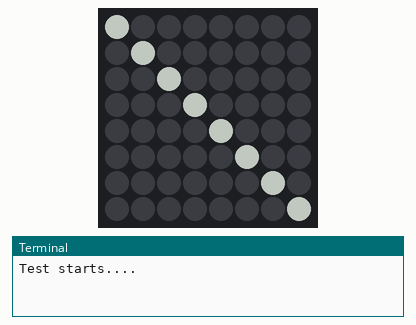
A program run on a simulated Raspberry Pi (BCM pin numbers) with a Sense HAT. Shown: the Sense HAT's 8×8 RGB LED matrix, the last lines printed to the terminal. Dim RGB values are drawn brighter than linear. At 15.6 s the program stops and its outputs stay as they are.

Above: at 0.1 s.
At 1.47 s:
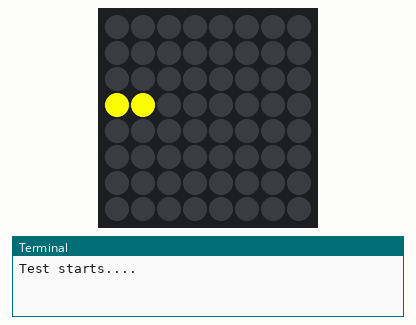
At 2.37 s:
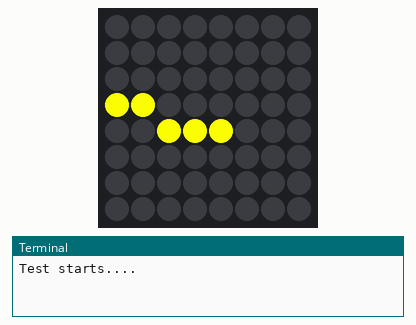
At 3.2 s:
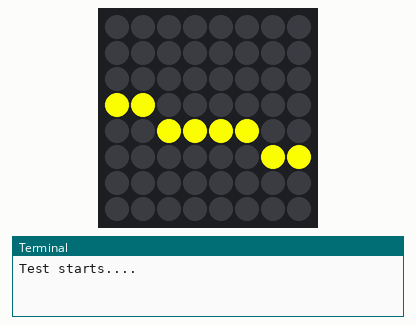
At 5.4 s:
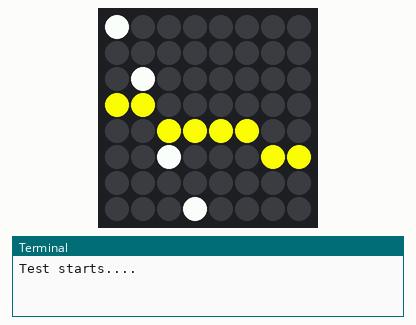
At 10.7 s:
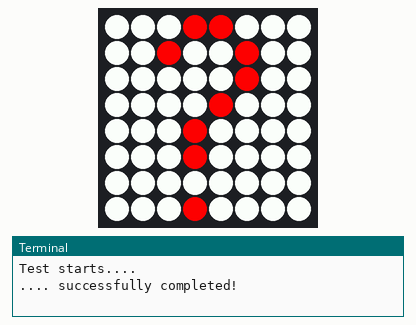

Measured:
- what the display in image 4 shows lasts 5.3 s, from 5.3 s to 10.6 s
- what the display in image 5 shows lasts 5.0 s, from 10.6 s to 15.6 s

The program:

BZU_Test_HAT.py
```python
#!/usr/bin/python3

from sense_hat import SenseHat
from time      import sleep

# http://pythonhosted.org/sense-hat/api/#sense-hat-api-reference

def drawLine(aSense,x1=0,y1=0, x2=7,y2=7,r=100,g=100,b=100, delay=0):
    if (x1 == x2):
        if (y1 > y2):
            tmp = y1
            y1 = y2
            y2 = tmp
        for y in range(y1,y2+1):
            aSense.set_pixel(x1,y,r,g,b)
            sleep(delay)
    else:
        a = (y2-y1)/(x2-x1)
        c = y1 - a*x1
        if (x1 > x2):
           tmp = x1
           x1 = x2
           x2 = tmp
        for x in range(x1,x2+1):
           y = round(a*x + c)
           aSense.set_pixel(x,y,r,g,b)
           sleep(delay)


print("Test starts....")
sense = SenseHat()
sense.clear()
drawLine(sense)
sleep(1)

# drawLine(sense,0,7,7,0,255,  0,  0)
# sleep(1)

# drawLine(sense,0,3,7,3,  0,255,  0)
# sleep(1)

# drawLine(sense,1,2,6,2,  0,  0,255)
# sleep(1)

# drawLine(sense,0,0,0,7,255,255,  0)
# sleep(1)

# drawLine(sense,7,1,0,3,255,255,255,0.2)
# sleep(1)

# drawLine(sense,0,7,0,0,255,255,  0,0.3)
# sleep(5)


sense.clear()
drawLine(sense,0,3,7,5,255,255,  0,0.3)
sleep(1)

drawLine(sense,0,0,3,7,255,255,255,0.3)
sleep(5)
sense.clear()
print(".... successfully completed!")


X = [255, 0, 0]      # Red
O = [255, 255, 255]  # White

question_mark = [
O, O, O, X, X, O, O, O,
O, O, X, O, O, X, O, O,
O, O, O, O, O, X, O, O,
O, O, O, O, X, O, O, O,
O, O, O, X, O, O, O, O,
O, O, O, X, O, O, O, O,
O, O, O, O, O, O, O, O,
O, O, O, X, O, O, O, O
]

sense.set_pixels(question_mark)
sleep(5)
sense.clear()
print(".... successfully completed!")
```
